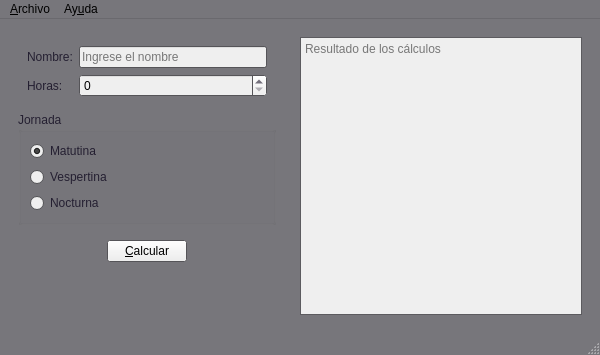
<?xml version="1.0" encoding="UTF-8"?>
<ui version="4.0">
 <class>Salarios</class>
 <widget class="QMainWindow" name="Salarios">
  <property name="geometry">
   <rect>
    <x>0</x>
    <y>0</y>
    <width>600</width>
    <height>355</height>
   </rect>
  </property>
  <property name="minimumSize">
   <size>
    <width>600</width>
    <height>0</height>
   </size>
  </property>
  <property name="palette">
   <palette>
    <active>
     <colorrole role="WindowText">
      <brush brushstyle="SolidPattern">
       <color alpha="255">
        <red>36</red>
        <green>31</green>
        <blue>49</blue>
       </color>
      </brush>
     </colorrole>
     <colorrole role="Light">
      <brush brushstyle="SolidPattern">
       <color alpha="255">
        <red>153</red>
        <green>193</green>
        <blue>241</blue>
       </color>
      </brush>
     </colorrole>
     <colorrole role="BrightText">
      <brush brushstyle="SolidPattern">
       <color alpha="255">
        <red>255</red>
        <green>255</green>
        <blue>255</blue>
       </color>
      </brush>
     </colorrole>
     <colorrole role="Base">
      <brush brushstyle="SolidPattern">
       <color alpha="255">
        <red>239</red>
        <green>239</green>
        <blue>239</blue>
       </color>
      </brush>
     </colorrole>
     <colorrole role="Window">
      <brush brushstyle="SolidPattern">
       <color alpha="255">
        <red>119</red>
        <green>118</green>
        <blue>123</blue>
       </color>
      </brush>
     </colorrole>
     <colorrole role="Highlight">
      <brush brushstyle="SolidPattern">
       <color alpha="255">
        <red>48</red>
        <green>140</green>
        <blue>198</blue>
       </color>
      </brush>
     </colorrole>
     <colorrole role="HighlightedText">
      <brush brushstyle="SolidPattern">
       <color alpha="255">
        <red>0</red>
        <green>0</green>
        <blue>0</blue>
       </color>
      </brush>
     </colorrole>
     <colorrole role="AlternateBase">
      <brush brushstyle="SolidPattern">
       <color alpha="255">
        <red>153</red>
        <green>193</green>
        <blue>241</blue>
       </color>
      </brush>
     </colorrole>
    </active>
    <inactive>
     <colorrole role="WindowText">
      <brush brushstyle="SolidPattern">
       <color alpha="255">
        <red>36</red>
        <green>31</green>
        <blue>49</blue>
       </color>
      </brush>
     </colorrole>
     <colorrole role="Light">
      <brush brushstyle="SolidPattern">
       <color alpha="255">
        <red>153</red>
        <green>193</green>
        <blue>241</blue>
       </color>
      </brush>
     </colorrole>
     <colorrole role="BrightText">
      <brush brushstyle="SolidPattern">
       <color alpha="255">
        <red>255</red>
        <green>255</green>
        <blue>255</blue>
       </color>
      </brush>
     </colorrole>
     <colorrole role="Base">
      <brush brushstyle="SolidPattern">
       <color alpha="255">
        <red>239</red>
        <green>239</green>
        <blue>239</blue>
       </color>
      </brush>
     </colorrole>
     <colorrole role="Window">
      <brush brushstyle="SolidPattern">
       <color alpha="255">
        <red>119</red>
        <green>118</green>
        <blue>123</blue>
       </color>
      </brush>
     </colorrole>
     <colorrole role="Highlight">
      <brush brushstyle="SolidPattern">
       <color alpha="255">
        <red>48</red>
        <green>140</green>
        <blue>198</blue>
       </color>
      </brush>
     </colorrole>
     <colorrole role="HighlightedText">
      <brush brushstyle="SolidPattern">
       <color alpha="255">
        <red>0</red>
        <green>0</green>
        <blue>0</blue>
       </color>
      </brush>
     </colorrole>
     <colorrole role="AlternateBase">
      <brush brushstyle="SolidPattern">
       <color alpha="255">
        <red>153</red>
        <green>193</green>
        <blue>241</blue>
       </color>
      </brush>
     </colorrole>
    </inactive>
    <disabled>
     <colorrole role="WindowText">
      <brush brushstyle="SolidPattern">
       <color alpha="255">
        <red>190</red>
        <green>190</green>
        <blue>190</blue>
       </color>
      </brush>
     </colorrole>
     <colorrole role="Light">
      <brush brushstyle="SolidPattern">
       <color alpha="255">
        <red>153</red>
        <green>193</green>
        <blue>241</blue>
       </color>
      </brush>
     </colorrole>
     <colorrole role="BrightText">
      <brush brushstyle="SolidPattern">
       <color alpha="255">
        <red>255</red>
        <green>255</green>
        <blue>255</blue>
       </color>
      </brush>
     </colorrole>
     <colorrole role="Base">
      <brush brushstyle="SolidPattern">
       <color alpha="255">
        <red>119</red>
        <green>118</green>
        <blue>123</blue>
       </color>
      </brush>
     </colorrole>
     <colorrole role="Window">
      <brush brushstyle="SolidPattern">
       <color alpha="255">
        <red>119</red>
        <green>118</green>
        <blue>123</blue>
       </color>
      </brush>
     </colorrole>
     <colorrole role="Highlight">
      <brush brushstyle="SolidPattern">
       <color alpha="255">
        <red>145</red>
        <green>145</green>
        <blue>145</blue>
       </color>
      </brush>
     </colorrole>
     <colorrole role="HighlightedText">
      <brush brushstyle="SolidPattern">
       <color alpha="255">
        <red>0</red>
        <green>0</green>
        <blue>0</blue>
       </color>
      </brush>
     </colorrole>
     <colorrole role="AlternateBase">
      <brush brushstyle="SolidPattern">
       <color alpha="255">
        <red>153</red>
        <green>193</green>
        <blue>241</blue>
       </color>
      </brush>
     </colorrole>
    </disabled>
   </palette>
  </property>
  <property name="windowTitle">
   <string>Salarios</string>
  </property>
  <property name="windowIcon">
   <iconset resource="recursos.qrc">
    <normaloff>:/recursos/salario.png</normaloff>:/recursos/salario.png</iconset>
  </property>
  <widget class="QWidget" name="centralwidget">
   <layout class="QHBoxLayout" name="horizontalLayout_2">
    <item>
     <widget class="QWidget" name="widget" native="true">
      <property name="minimumSize">
       <size>
        <width>250</width>
        <height>0</height>
       </size>
      </property>
      <property name="maximumSize">
       <size>
        <width>300</width>
        <height>16777215</height>
       </size>
      </property>
      <layout class="QVBoxLayout" name="verticalLayout_2">
       <item>
        <widget class="QWidget" name="widget_3" native="true">
         <layout class="QFormLayout" name="formLayout">
          <item row="0" column="0">
           <widget class="QLabel" name="label">
            <property name="text">
             <string>Nombre:</string>
            </property>
           </widget>
          </item>
          <item row="0" column="1">
           <widget class="QLineEdit" name="inNombre">
            <property name="placeholderText">
             <string>Ingrese el nombre</string>
            </property>
           </widget>
          </item>
          <item row="1" column="0">
           <widget class="QLabel" name="label_2">
            <property name="text">
             <string>Horas:</string>
            </property>
           </widget>
          </item>
          <item row="1" column="1">
           <widget class="QSpinBox" name="inHoras"/>
          </item>
         </layout>
        </widget>
       </item>
       <item>
        <widget class="QGroupBox" name="groupBox">
         <property name="title">
          <string>Jornada</string>
         </property>
         <layout class="QVBoxLayout" name="verticalLayout">
          <item>
           <widget class="QRadioButton" name="inMatutina">
            <property name="text">
             <string>Matutina</string>
            </property>
            <property name="checked">
             <bool>true</bool>
            </property>
           </widget>
          </item>
          <item>
           <widget class="QRadioButton" name="inVespertina">
            <property name="text">
             <string>Vespertina</string>
            </property>
           </widget>
          </item>
          <item>
           <widget class="QRadioButton" name="inNocturna">
            <property name="text">
             <string>Nocturna</string>
            </property>
           </widget>
          </item>
         </layout>
        </widget>
       </item>
       <item>
        <widget class="QWidget" name="widget_4" native="true">
         <layout class="QHBoxLayout" name="horizontalLayout">
          <item>
           <spacer name="horizontalSpacer">
            <property name="orientation">
             <enum>Qt::Horizontal</enum>
            </property>
            <property name="sizeHint" stdset="0">
             <size>
              <width>40</width>
              <height>20</height>
             </size>
            </property>
           </spacer>
          </item>
          <item>
           <widget class="QPushButton" name="btnCalcular">
            <property name="text">
             <string>&amp;Calcular</string>
            </property>
           </widget>
          </item>
          <item>
           <spacer name="horizontalSpacer_2">
            <property name="orientation">
             <enum>Qt::Horizontal</enum>
            </property>
            <property name="sizeHint" stdset="0">
             <size>
              <width>40</width>
              <height>20</height>
             </size>
            </property>
           </spacer>
          </item>
         </layout>
        </widget>
       </item>
       <item>
        <spacer name="verticalSpacer">
         <property name="orientation">
          <enum>Qt::Vertical</enum>
         </property>
         <property name="sizeHint" stdset="0">
          <size>
           <width>20</width>
           <height>70</height>
          </size>
         </property>
        </spacer>
       </item>
      </layout>
     </widget>
    </item>
    <item>
     <widget class="QWidget" name="widget_2" native="true">
      <property name="minimumSize">
       <size>
        <width>300</width>
        <height>0</height>
       </size>
      </property>
      <layout class="QVBoxLayout" name="verticalLayout_3">
       <item>
        <widget class="QPlainTextEdit" name="outCalculos">
         <property name="readOnly">
          <bool>true</bool>
         </property>
         <property name="placeholderText">
          <string>Resultado de los cálculos</string>
         </property>
        </widget>
       </item>
      </layout>
     </widget>
    </item>
   </layout>
  </widget>
  <widget class="QMenuBar" name="menubar">
   <property name="geometry">
    <rect>
     <x>0</x>
     <y>0</y>
     <width>600</width>
     <height>22</height>
    </rect>
   </property>
   <widget class="QMenu" name="menuArchivo">
    <property name="title">
     <string>&amp;Archivo</string>
    </property>
    <addaction name="actionNuevo"/>
    <addaction name="actionAbrir"/>
    <addaction name="actionGuardar"/>
    <addaction name="separator"/>
    <addaction name="actionCalcular"/>
    <addaction name="separator"/>
    <addaction name="actionSalir"/>
   </widget>
   <widget class="QMenu" name="menuAyuda">
    <property name="title">
     <string>Ay&amp;uda</string>
    </property>
    <addaction name="actionAcerca_de"/>
   </widget>
   <addaction name="menuArchivo"/>
   <addaction name="menuAyuda"/>
  </widget>
  <widget class="QStatusBar" name="statusbar"/>
  <action name="actionNuevo">
   <property name="icon">
    <iconset resource="recursos.qrc">
     <normaloff>:/recursos/documento.png</normaloff>:/recursos/documento.png</iconset>
   </property>
   <property name="text">
    <string>&amp;Nuevo</string>
   </property>
   <property name="shortcut">
    <string>Ctrl+N</string>
   </property>
  </action>
  <action name="actionAbrir">
   <property name="icon">
    <iconset resource="recursos.qrc">
     <normaloff>:/recursos/abrir-documento.png</normaloff>:/recursos/abrir-documento.png</iconset>
   </property>
   <property name="text">
    <string>&amp;Abrir</string>
   </property>
   <property name="shortcut">
    <string>Ctrl+A</string>
   </property>
  </action>
  <action name="actionGuardar">
   <property name="icon">
    <iconset resource="recursos.qrc">
     <normaloff>:/recursos/disquete.png</normaloff>:/recursos/disquete.png</iconset>
   </property>
   <property name="text">
    <string>&amp;Guardar</string>
   </property>
   <property name="shortcut">
    <string>Ctrl+S</string>
   </property>
  </action>
  <action name="actionCalcular">
   <property name="icon">
    <iconset resource="recursos.qrc">
     <normaloff>:/recursos/calculadora.png</normaloff>:/recursos/calculadora.png</iconset>
   </property>
   <property name="text">
    <string>&amp;Calcular</string>
   </property>
   <property name="shortcut">
    <string>F1</string>
   </property>
  </action>
  <action name="actionSalir">
   <property name="icon">
    <iconset resource="recursos.qrc">
     <normaloff>:/recursos/salir.png</normaloff>:/recursos/salir.png</iconset>
   </property>
   <property name="text">
    <string>&amp;Salir</string>
   </property>
   <property name="shortcut">
    <string>Ctrl+Q</string>
   </property>
  </action>
  <action name="actionAcerca_de">
   <property name="icon">
    <iconset resource="recursos.qrc">
     <normaloff>:/recursos/pregunta.png</normaloff>:/recursos/pregunta.png</iconset>
   </property>
   <property name="text">
    <string>Acerca de Salarios</string>
   </property>
  </action>
 </widget>
 <resources>
  <include location="recursos.qrc"/>
 </resources>
 <connections/>
</ui>
